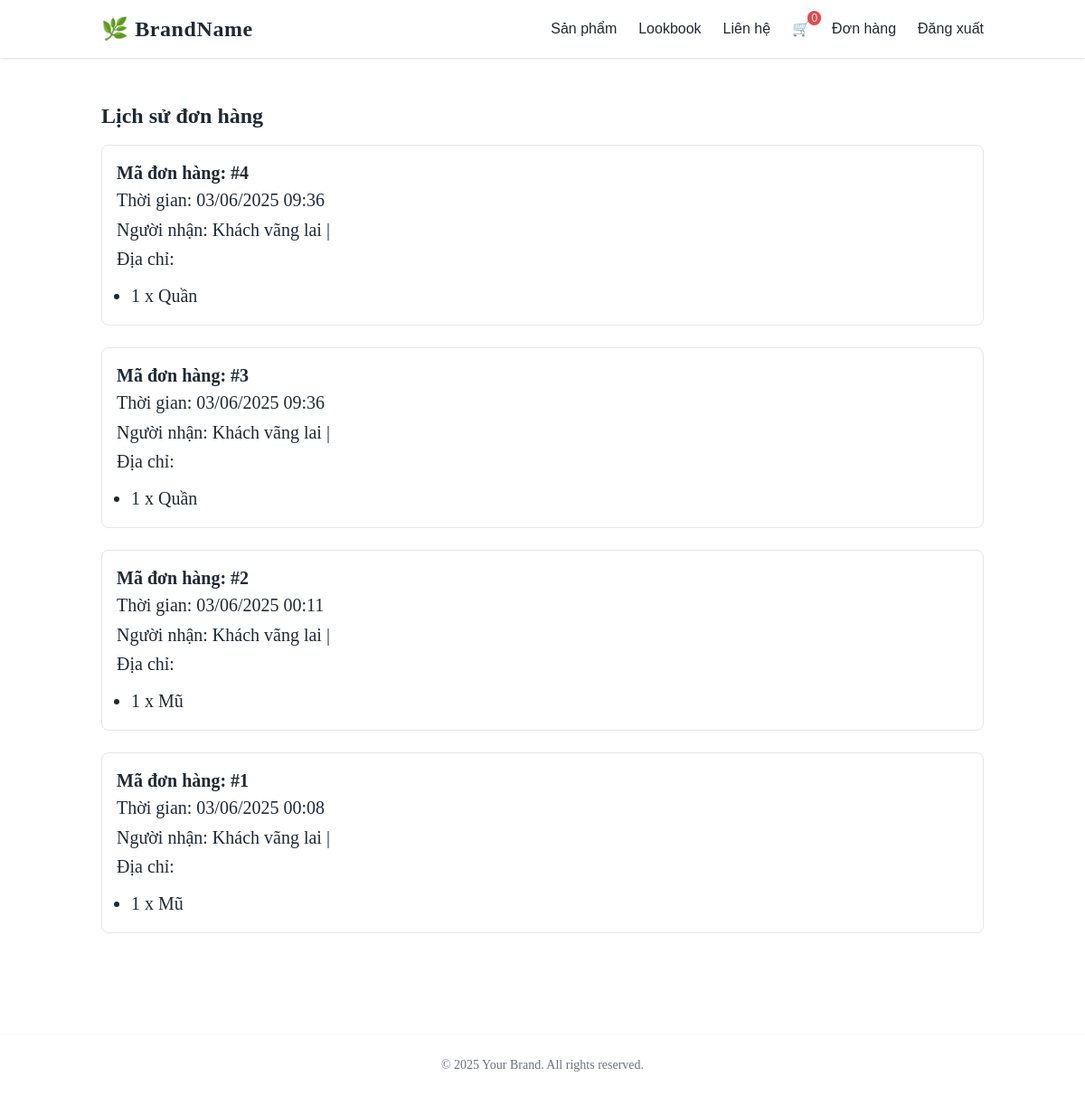
The app's page /cart/orders/ (signed in) with its own data.
### cart/models.py (models this page shows, shortened)
class Order(models.Model):
    STATUS_CHOICES = [
        ('pending', 'Chờ xử lý'),
        ('processing', 'Đang xử lý'),
        ('shipped', 'Đã giao'),
        ('cancelled', 'Đã hủy'),
    ]
    user = models.ForeignKey(User, on_delete=models.SET_NULL, null=True, blank=True)
    name = models.CharField(max_length=100)
    address = models.TextField()
    phone = models.CharField(max_length=20)
    note = models.TextField(blank=True)
    created_at = models.DateTimeField(auto_now_add=True)
    status = models.CharField(max_length=20, choices=STATUS_CHOICES, default='pending')

class OrderItem(models.Model):
    order = models.ForeignKey(Order, on_delete=models.CASCADE, related_name='items')
    product = models.ForeignKey(Product, on_delete=models.PROTECT)
    quantity = models.PositiveIntegerField()

### products/models.py (models this page shows, shortened)
class Product(models.Model):
    name = models.CharField(max_length=255)
    price = models.CharField(max_length=50)
    description = models.TextField(blank=True)
    image = models.ImageField(upload_to='products/', blank=True, null=True)
    stock = models.PositiveIntegerField(default=0)
    created_at = models.DateTimeField(auto_now_add=True)

### cart/views.py (the view)
# urls.py: path('orders/', views.my_orders, name='my_orders'),
@login_required
def my_orders(request):
    orders = Order.objects.filter(user=request.user).order_by('-created_at')
    return render(request, 'cart/my_orders.html', {'orders': orders})

### cart/templates/cart/my_orders.html (shortened to what this page needs)
{% extends 'base.html' %}
{% block content %}
  <h1 class="text-2xl font-semibold mb-4">Lịch sử đơn hàng</h1>
  {% if orders %}
    <ul class="space-y-6">
      {% for order in orders %}
        <li class="border p-4 rounded-lg">
          <h2 class="text-xl font-bold">Mã đơn hàng: #{{ order.id }}</h2>
          <p>Thời gian: {{ order.created_at|date:"d/m/Y H:i" }}</p>
          <p>Người nhận: {{ order.name }} | {{ order.phone }}</p>
          <p>Địa chỉ: {{ order.address }}</p>
          <ul class="mt-2 ml-4 list-disc">
            {% for item in order.items.all %}
              <li>{{ item.quantity }} x {{ item.product.name }}</li>
            {% endfor %}
          </ul>
        </li>
      {% endfor %}
    </ul>
  {% else %}
    <p>Bạn chưa có đơn hàng nào.</p>
  {% endif %}
{% endblock %}

### templates/base.html (style rules this page uses)
body { font-family: 'Playfair Display', serif; }

### records on screen
Order: id "4", created_at "03/06/2025 09:36", name "Khách vãng lai"
OrderItem: quantity "1", product.name "Quần"
Order: id "3", created_at "03/06/2025 09:36", name "Khách vãng lai"
OrderItem: quantity "1", product.name "Quần"
Order: id "2", created_at "03/06/2025 00:11", name "Khách vãng lai"
OrderItem: quantity "1", product.name "Mũ"
Order: id "1", created_at "03/06/2025 00:08", name "Khách vãng lai"
OrderItem: quantity "1", product.name "Mũ"

### other values on screen
{{ total }} "0"
